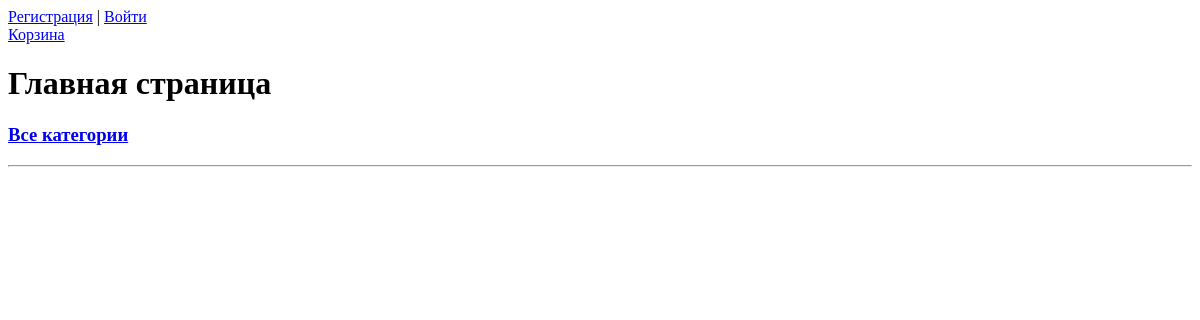
The app's page /, older data.
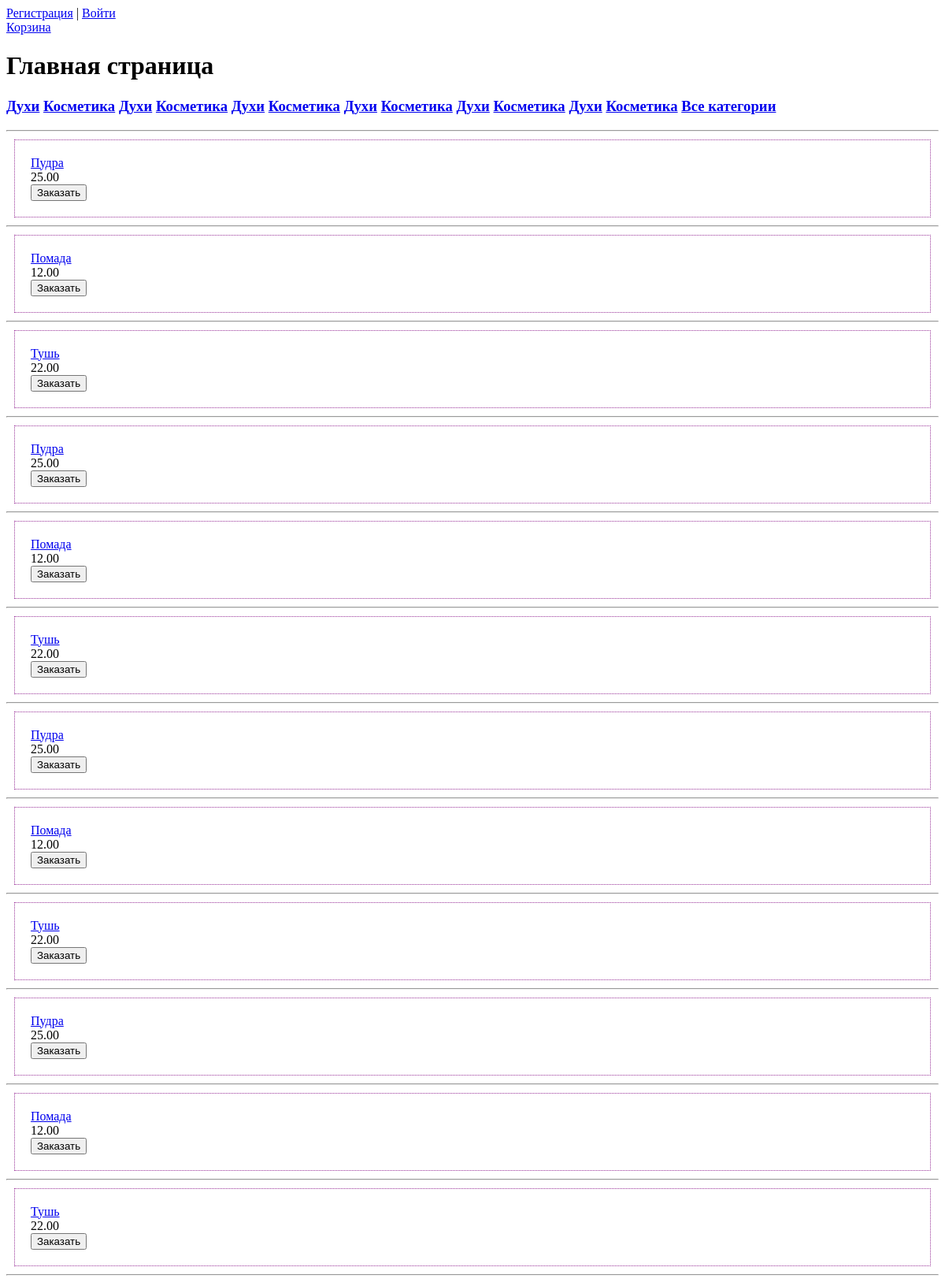
The same page, newer data.
### catalog/models.py (models this page shows, shortened)
class ProductCatalog(models.Model):
    name = models.CharField(max_length=130)
    class Meta:
        verbose_name = "Category"
        verbose_name_plural = "Categories"
    def __str__(self):
        return str(self.name)

class Product(models.Model):
    name = models.CharField(max_length=100)
    category = models.ForeignKey("ProductCatalog", on_delete=models.DO_NOTHING)
    description = models.TextField(max_length=1500, blank=True, null=True)
    price = models.DecimalField(max_digits=5, decimal_places=2)
    class Meta:
        verbose_name = "Product"
        verbose_name_plural = "Products"

### catalog/views.py (the view)
# urls.py: path("", views.index, name="index"),
def index(request):
    catalogs = ProductCatalog.objects.all()
    products = Product.objects.all()
    return render(
        request, "catalog/index.html", {"catalogs": catalogs, "products": products}
    )

### catalog/templates/catalog/index.html (shortened to what this page needs)
{%  extends "catalog/base.html"  %}
{%  block content  %}
<a href="{% url 'register' %}">Регистрация</a> |
<a href="{% url 'login' %}">Войти</a><br>
<a href="{% url 'cart' %}">Корзина</a>
<h1>Главная страница</h1>
<h3>
{%  for el in catalogs  %}
    <a href="{%  url 'products' el.id %}">{{  el  }}</a>
{%  endfor  %}
    <a href="{%  url 'categories'  %}">Все категории </a>
</h3>
<hr>
<form action="" method="POST">
    {%  for el in products  %}
    <div class="product-element">
        <a href="{%  url 'one_product' el.id %}">{{  el.name  }}</a><br>
        {{  el.price  }}<br>
        <input type="submit" value="Заказать">
    </div>
    <hr>
    {%  endfor  %}
</form>
{%  endblock  %}

Row changes from the older to the newer data that the page shows:
added ProductCatalog: name "Духи"
added ProductCatalog: name "Косметика"
added ProductCatalog: name "Духи"
added ProductCatalog: name "Косметика"
added ProductCatalog: name "Духи"
added ProductCatalog: name "Косметика"
added ProductCatalog: name "Духи"
added ProductCatalog: name "Косметика"
added ProductCatalog: name "Духи"
added ProductCatalog: name "Косметика"
added ProductCatalog: name "Духи"
added ProductCatalog: name "Косметика"
added Product: name "Пудра", price "25.00"
added Product: name "Помада", price "12.00"
added Product: name "Тушь", price "22.00"
added Product: name "Пудра", price "25.00"
added Product: name "Помада", price "12.00"
added Product: name "Тушь", price "22.00"
added Product: name "Пудра", price "25.00"
added Product: name "Помада", price "12.00"
added Product: name "Тушь", price "22.00"
added Product: name "Пудра", price "25.00"
added Product: name "Помада", price "12.00"
added Product: name "Тушь", price "22.00"
